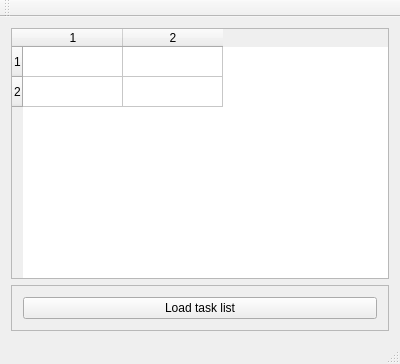
<?xml version="1.0" encoding="UTF-8"?>
<ui version="4.0">
 <class>MainWindow</class>
 <widget class="QMainWindow" name="MainWindow">
  <property name="geometry">
   <rect>
    <x>0</x>
    <y>0</y>
    <width>400</width>
    <height>364</height>
   </rect>
  </property>
  <property name="windowTitle">
   <string>dcomp</string>
  </property>
  <widget class="QWidget" name="centralWidget">
   <layout class="QGridLayout" name="gridLayout_2">
    <item row="0" column="0">
     <widget class="QTableWidget" name="tableWidget">
      <property name="rowCount">
       <number>2</number>
      </property>
      <property name="columnCount">
       <number>2</number>
      </property>
      <row/>
      <row/>
      <column/>
      <column/>
     </widget>
    </item>
    <item row="1" column="0">
     <widget class="QFrame" name="frame">
      <property name="frameShape">
       <enum>QFrame::StyledPanel</enum>
      </property>
      <property name="frameShadow">
       <enum>QFrame::Raised</enum>
      </property>
      <layout class="QGridLayout" name="gridLayout">
       <item row="0" column="0">
        <widget class="QPushButton" name="pushButton">
         <property name="text">
          <string>Load task list</string>
         </property>
        </widget>
       </item>
      </layout>
     </widget>
    </item>
   </layout>
  </widget>
  <widget class="QMenuBar" name="menuBar">
   <property name="geometry">
    <rect>
     <x>0</x>
     <y>0</y>
     <width>400</width>
     <height>20</height>
    </rect>
   </property>
  </widget>
  <widget class="QToolBar" name="mainToolBar">
   <attribute name="toolBarArea">
    <enum>TopToolBarArea</enum>
   </attribute>
   <attribute name="toolBarBreak">
    <bool>false</bool>
   </attribute>
  </widget>
  <widget class="QStatusBar" name="statusBar"/>
 </widget>
 <layoutdefault spacing="6" margin="11"/>
 <resources/>
 <connections/>
</ui>
